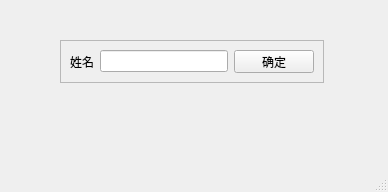
<?xml version="1.0" encoding="UTF-8"?>
<ui version="4.0">
 <class>MainWindow</class>
 <widget class="QMainWindow" name="MainWindow">
  <property name="geometry">
   <rect>
    <x>0</x>
    <y>0</y>
    <width>388</width>
    <height>192</height>
   </rect>
  </property>
  <property name="windowTitle">
   <string>MainWindow</string>
  </property>
  <widget class="QWidget" name="centralwidget">
   <widget class="QFrame" name="frame">
    <property name="geometry">
     <rect>
      <x>60</x>
      <y>40</y>
      <width>264</width>
      <height>43</height>
     </rect>
    </property>
    <property name="frameShape">
     <enum>QFrame::StyledPanel</enum>
    </property>
    <property name="frameShadow">
     <enum>QFrame::Raised</enum>
    </property>
    <layout class="QHBoxLayout" name="horizontalLayout">
     <item>
      <widget class="QLabel" name="label">
       <property name="text">
        <string>姓名</string>
       </property>
      </widget>
     </item>
     <item>
      <widget class="QLineEdit" name="lineEdit"/>
     </item>
     <item>
      <widget class="QPushButton" name="pushButton">
       <property name="text">
        <string>确定</string>
       </property>
      </widget>
     </item>
    </layout>
   </widget>
  </widget>
  <widget class="QMenuBar" name="menubar">
   <property name="geometry">
    <rect>
     <x>0</x>
     <y>0</y>
     <width>388</width>
     <height>23</height>
    </rect>
   </property>
  </widget>
  <widget class="QStatusBar" name="statusbar"/>
 </widget>
 <resources/>
 <connections/>
</ui>
